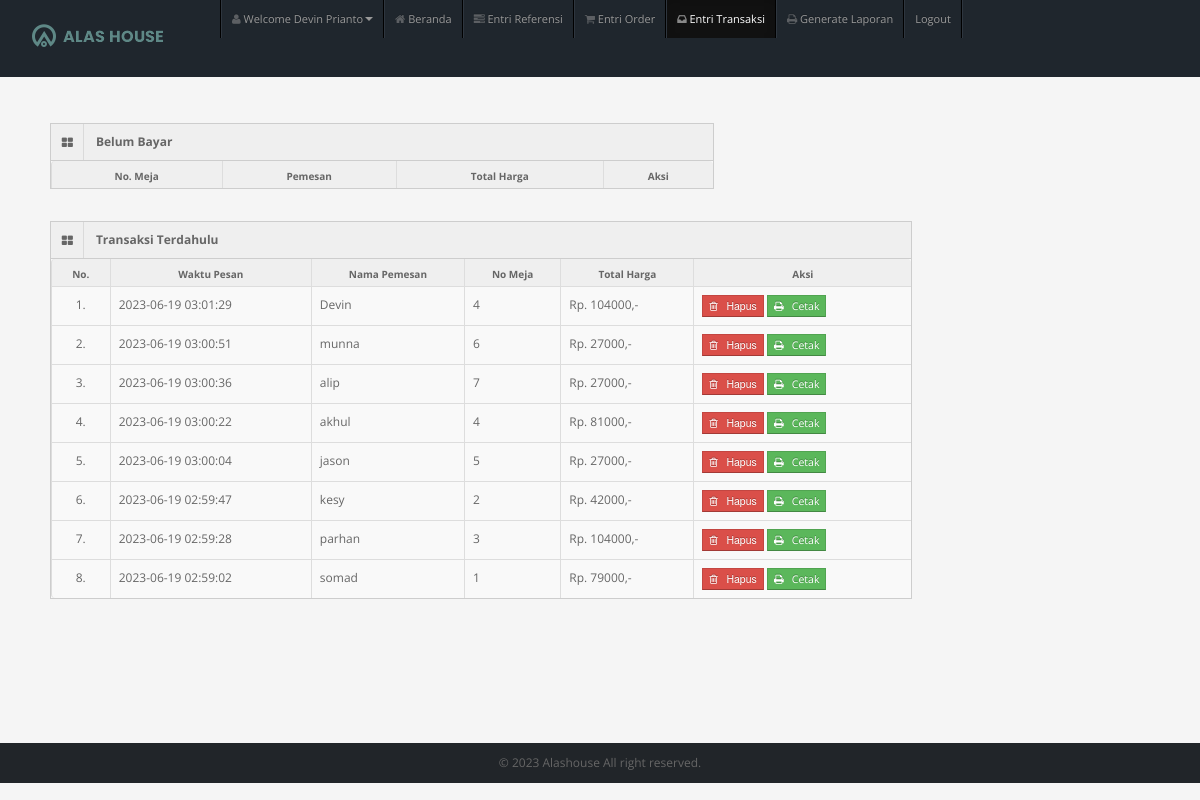
The page /entri_transaksi.php (signed in) on the database its author committed.
### tables this page shows
CREATE TABLE `tb_user` (
  `id_user` int(11) NOT NULL,
  `username` varchar(150) NOT NULL,
  `password` varchar(150) NOT NULL,
  `nama_user` varchar(150) NOT NULL,
  `id_level` int(11) NOT NULL,
  `status` varchar(150) NOT NULL
);

CREATE TABLE `tb_order` (
  `id_order` int(11) NOT NULL,
  `id_admin` int(11) DEFAULT NULL,
  `id_pengunjung` int(11) NOT NULL,
  `waktu_pesan` datetime NOT NULL,
  `no_meja` int(11) NOT NULL,
  `total_harga` varchar(150) NOT NULL,
  `uang_bayar` varchar(150) DEFAULT NULL,
  `uang_kembali` varchar(150) DEFAULT NULL,
  `status_order` varchar(150) NOT NULL
);

### entri_transaksi.php (the view, shortened to what this page needs)
<!DOCTYPE html>
<?php
include "connection/koneksi.php";
$id = $_SESSION['id_user'];
if(isset ($_SESSION['username'])){
  $query = "select * from tb_user natural join tb_level where id_user = $id";
  mysqli_query($conn, $query);
  $sql = mysqli_query($conn, $query);
  while($r = mysqli_fetch_array($sql)){
?>
<html lang="en">
<head>
<link rel="stylesheet" href="template/dashboard/css/bootstrap.min.css" />
<link rel="stylesheet" href="template/dashboard/css/bootstrap-responsive.min.css" />
<link rel="stylesheet" href="template/dashboard/css/fullcalendar.css" />
<link rel="stylesheet" href="template/dashboard/css/matrix-style.css" />
<link rel="stylesheet" href="template/dashboard/css/matrix-media.css" />
<link href="template/dashboard/font-awesome/css/font-awesome.css" rel="stylesheet" />
<link rel="stylesheet" href="template/dashboard/css/jquery.gritter.css" />
</head>
<body style="background-color: whitesmoke;">
<div id="header">
  <a href="entri_referensi.php"> <img src="gambar/logoo.png" style="margin-top: 1.5rem; margin-left: 2rem;" alt=""> </a>
</div>
<div id="user-nav" class="navbar navbar-inverse">
  <ul class="nav">
    <li  class="dropdown" id="profile-messages" ><a title="" href="#" data-toggle="dropdown" data-target="#profile-messages" class="dropdown-toggle"><i class="icon icon-user"></i>  <span class="text">Welcome <?php echo $r['nama_user'];?></span><b class="caret"></b></a>
    </li>
    <?php
    if($r['id_level'] == 1){
  ?>
    <li> <a href="beranda.php"><i class="icon icon-home"></i> <span>Beranda</span></a> </li>
    <li> <a href="entri_referensi.php"><i class="icon icon-tasks"></i> <span>Entri Referensi</span></a> </li>
    <li> <a href="entri_order.php"><i class="icon icon-shopping-cart"></i> <span>Entri Order</span></a> </li>
    <li class="active"> <a href="entri_transaksi.php"><i class="icon icon-inbox"></i> <span>Entri Transaksi</span></a> </li>
    <li> <a href="generate_laporan.php"><i class="icon icon-print"></i> <span>Generate Laporan</span></a> </li>
    <li> <a href="logout.php"><i class="icon icon-sign-out"></i> <span>Logout</span></a> </li>
  <?php
    } else if($r['id_level'] == 2){
  ?>
    <li> <a href="beranda.php"><i class="icon icon-home"></i> <span>Beranda</span></a> </li>
    <li> <a href="entri_order.php"><i class="icon icon-shopping-cart"></i> <span>Entri Order</span></a> </li>
    <li> <a href="generate_laporan.php"><i class="icon icon-print"></i> <span>Generate Laporan</span></a> </li>
    <li> <a href="logout.php"><i class="icon icon-sign-out"></i> <span>Logout</span></a> </li>
  <?php
    } else if($r['id_level'] == 3){
  ?>
    <li><a href="beranda.php"><i class="icon icon-home"></i> <span>Beranda</span></a> </li>
    <li class="active"> <a href="entri_transaksi.php"><i class="icon icon-inbox"></i> <span>Entri Transaksi</span></a> </li>
    <li> <a href="generate_laporan.php"><i class="icon icon-print"></i> <span>Generate Laporan</span></a> </li>
    <li> <a href="logout.php"><i class="icon icon-sign-out"></i> <span>Logout</span></a> </li>
  <?php
    } else if($r['id_level'] == 4){
  ?>
    <li class="active"><a href="beranda.php"><i class="icon icon-home"></i> <span>Beranda</span></a> </li>
    <li> <a href="generate_laporan.php"><i class="icon icon-print"></i> <span>Generate Laporan</span></a> </li>
    <li> <a href="logout.php"><i class="icon icon-sign-out"></i> <span>Logout</span></a> </li>
  <?php
    } else if($r['id_level'] == 5){
  ?>
    <li> <a href="beranda.php"><i class="icon icon-home"></i> <span>Beranda</span></a> </li>
    <li> <a href="entri_order.php"><i class="icon icon-shopping-cart"></i> <span>Entri Order</span></a> </li>
    <li> <a href="logout.php"><i class="icon icon-share-alt"></i> <span>Logout</span></a> </li>
  <?php
    }
  ?>
  </ul>
</div>
  <div class="container-fluid">
    <div class="row-fluid">
    <?php
      if($r['id_level'] == 1 || $r['id_level'] == 3){
    ?>
      <div class="span7">
        <div class="widget-box">
          <div class="widget-title bg_lg"><span class="icon"><i class="icon-th-large"></i></span>
            <h5>Belum Bayar</h5>
          </div>
          <div class="widget-content nopadding" >
            <table class="table table-bordered table-invoice-full">
              <thead>
                <tr>
                  <th class="head0">No. Meja</th>
                  <th class="head1">Pemesan</th>
                  <th class="head0 right">Total Harga</th>
                  <th class="head0 right">Aksi</th>
                </tr>
              </thead>
            </table>
          </div>
        </div>
      </div>
      <div class="span9">
        <div class="widget-box">
          <div class="widget-title bg_lg"><span class="icon"><i class="icon-th-large"></i></span>
            <h5>Transaksi Terdahulu</h5>
          </div>
          <div class="widget-content nopadding" >
            <table class="table table-bordered table-invoice-full">
              <thead>
                <tr>
                  <th class="head0">No.</th>
                  <th class="head0">Waktu Pesan</th>
                  <th class="head1">Nama Pemesan</th>
                  <th class="head0">No Meja</th>
                  <th class="head0 right">Total Harga</th>
                  <th class="head0 right">Aksi</th>
                </tr>
              </thead>
              <tbody>
                <?php
                  $nomor = 1;
                  $query_sudah_order = "select * from tb_order left join tb_user on tb_order.id_pengunjung = tb_user.id_user where status_order = 'sudah bayar' order by id_order desc";
                  $sql_sudah_order = mysqli_query($conn, $query_sudah_order);
                  while($r_sudah_order = mysqli_fetch_array($sql_sudah_order)){
                ?>
                <tr>
                  <td><center><?php echo $nomor++; ?>. </center></td>
                  <td><?php echo $r_sudah_order['waktu_pesan'];?></td>
                  <td><?php echo $r_sudah_order['nama_user'];?></td>
                  <td><?php echo $r_sudah_order['no_meja'];?></td>
                  <td>Rp. <?php echo $r_sudah_order['total_harga'];?>,-</td>
                  <td>
                    <form action="" method="post">
                      <button type="submit" value="<?php echo $r_sudah_order['id_order'];?>" name="hapus_transaksi" class="btn btn-mini btn-danger">
                        <i class='icon icon-trash'></i>
                        &nbsp; Hapus
                      </button>
                      <a target='_blank' href="cetak_transaksi.php?konten=<?php echo $r_sudah_order['id_order'];?>" class="btn btn-mini btn-success">
                        <i class='icon icon-print'></i>
                        &nbsp; Cetak
                      </a>
                    </form>
                  </td>
                </tr>
                <?php
                  }
                ?>
              </tbody>
            </table>
          </div>
        </div>
      </div>
      <?php
        }
      ?>
    </div>
  </div>
<div class="row-fluid" style="background-color: #212529; margin-top: 8rem;">
  <div id="footer" class="span12"> &copy; <?php echo date('Y'); ?>  Alashouse All right reserved.</div>
</div>
</body>
</html>
<?php
  }
} else {
  header('location: logout.php');
}
?>

### template/dashboard/css/matrix-style.css (style rules this page uses)
* { outline:none !important; -moz-outline: none !important; }
html, body { height:100% }
body { overflow-x: hidden; margin-top: -10px; font-family: 'Open Sans', sans-serif; font-size:12px; color:#666; }
a { color:#666; }
select, textarea, input[type="text"], input[type="password"], input[type="datetime"], input[type="datetime-local"], input[type="date"], input[type="month"], input[type="time"], input[type="week"], input[type="number"], input[type="email"], input[type="url"], input[type="search"], input[type="tel"], input[type="color"], .uneditable-input, .label, .dropdown-menu, .btn, .well, .progress, .table-bordered, .btn-group > .btn:first-child, .btn-group > .btn:last-child, .btn-group > .btn:last-child, .btn-group > .dropdown-toggle, .alert { border-radius:0px; }
.btn, textarea, input[type="text"], input[type="password"], input[type="datetime"], input[type="datetime-local"], input[type="date"], input[type="month"], input[type="time"], input[type="week"], input[type="number"], input[type="email"], input[type="url"], input[type="search"], input[type="tel"], input[type="color"], .uneditable-input { box-shadow:none; }
.progress, .progress-success .bar, .progress .bar-success, .progress-warning .bar, .progress .bar-warning, .progress-danger .bar, .progress .bar-danger, .progress-info .bar, .progress .bar-info, .btn, .btn-primary { background-image:none; }
#footer { padding:10px; text-align:center; }
.bg_lg { background:#28b779; }
#header { height: 77px; position: relative; width: 100%; z-index: -9; }
#user-nav { position: absolute; left: 220px; top:0px; z-index: 20; margin: 0; }
#user-nav > ul { margin: 0; padding: 0; list-style: none; border-right: 1px solid #2e363f;border-left: 1px solid #000; }
#user-nav > ul > li { float: left; list-style-type: none; margin: 0; position: relative; padding: 0; border-left: 1px solid #2e363f; border-right: 1px solid #000; }
#user-nav > ul > li > a { padding:9px 10px; display: block; font-size: 11px; }
#user-nav > ul > li > a > i, #sidebar li a i { opacity: .5; margin-top: 2px; }
.container-fluid .row-fluid:first-child { margin-top: 20px; }
.stat-boxes .peity_bar_good, .stat-boxes .peity_line_good, { color: #459D1C; }
.widget-box { background: none repeat scroll 0 0 #F9F9F9; border-left: 1px solid #CDCDCD; border-top: 1px solid #CDCDCD; border-right: 1px solid #CDCDCD; clear: both; margin-top: 16px; margin-bottom: 16px; position: relative; }
.widget-title, .modal-header, .table th, div.dataTables_wrapper .ui-widget-header { background:#efefef; border-bottom: 1px solid #CDCDCD; height: 36px; }
.widget-title span.icon { padding: 9px 10px 7px 11px; float: left; border-right:1px solid #dadada; }
.widget-title h5 { color: #666; float: left; font-size: 12px; font-weight: bold; padding: 12px; line-height: 12px; margin: 0; }
.widget-content { padding:15px; border-bottom: 1px solid #cdcdcd; }
.table th { height: auto; font-size: 10px; padding: 5px 10px 2px; border-bottom: 0; text-align: center; color: #666666; }
.nopadding { padding: 0 !important; }
.nopadding .table { margin-bottom: 0; }
.nopadding .table-bordered { border: 0; }
form { margin-bottom: 0; }

### template/dashboard/css/matrix-media.css (style rules this page uses)
body { background:#2E363F; }
#header { background-color: #1f262d; margin-top:10px; }

### rows shown on the page
tb_user: nama_user "Devin Prianto", shows "Beranda"
tb_order: waktu_pesan "2023-06-19 03:01:29", tb_user.nama_user "Devin", no_meja "4", total_harga "104000", $r_sudah_order['id_order'] 57 (drawn)
tb_order: waktu_pesan "2023-06-19 03:00:51", tb_user.nama_user "munna", no_meja "6", total_harga "27000", $r_sudah_order['id_order'] 56 (drawn)
tb_order: waktu_pesan "2023-06-19 03:00:36", tb_user.nama_user "alip", no_meja "7", total_harga "27000", $r_sudah_order['id_order'] 55 (drawn)
tb_order: waktu_pesan "2023-06-19 03:00:22", tb_user.nama_user "akhul", no_meja "4", total_harga "81000", $r_sudah_order['id_order'] 54 (drawn)
tb_order: waktu_pesan "2023-06-19 03:00:04", tb_user.nama_user "jason", no_meja "5", total_harga "27000", $r_sudah_order['id_order'] 53 (drawn)
tb_order: waktu_pesan "2023-06-19 02:59:47", tb_user.nama_user "kesy", no_meja "2", total_harga "42000", $r_sudah_order['id_order'] 52 (drawn)
tb_order: waktu_pesan "2023-06-19 02:59:28", tb_user.nama_user "parhan", no_meja "3", total_harga "104000", $r_sudah_order['id_order'] 51 (drawn)
tb_order: waktu_pesan "2023-06-19 02:59:02", tb_user.nama_user "somad", no_meja "1", total_harga "79000", $r_sudah_order['id_order'] 50 (drawn)
